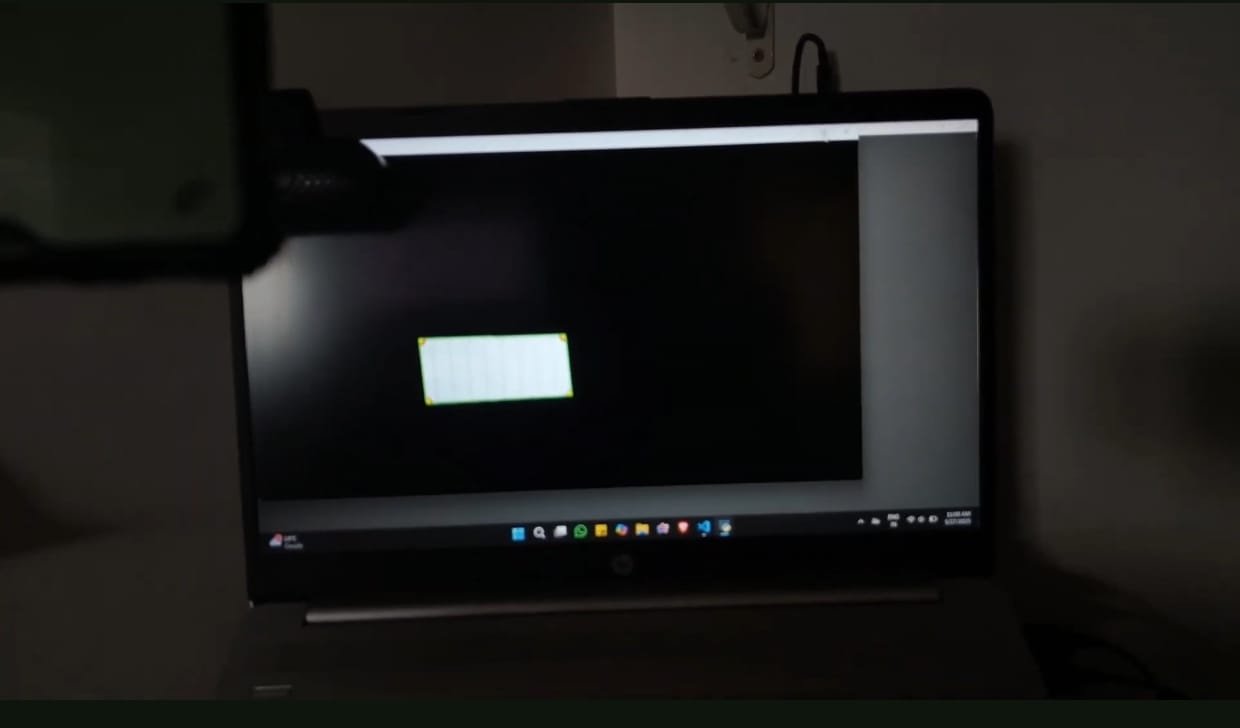
#> input picture ROI_image.jpg, 1240 x 728 px, given in place of the camera
$ python ROI_of_4_dots.py
#> lines starting #> are read from the running program, lines starting #| are printed output that depends on the picture; after the words box and inside, x2 and y2 are one past the last pixel; in counts of white or black regions, pixels touching at a corner belong together
#> further down, frame is the input picture: shape (728, 1240, 3); mean B, G, R 27.3, 29, 29.3
import cv2
import numpy as np


cap = cv2.VideoCapture(0)
if not cap.isOpened():
    print("Camera 1 not available. Switching to Camera 0.")
    cap = cv2.VideoCapture(0)

cap.set(cv2.CAP_PROP_FRAME_WIDTH, 1280)
cap.set(cv2.CAP_PROP_FRAME_HEIGHT, 720)

def detect_red_dots(frame):
    hsv = cv2.cvtColor(frame, cv2.COLOR_BGR2HSV)
#> hsv: shape (728, 1240, 3); mean H, S, V 47.5, 66.6, 31.5

    # Define red color ranges
    lower_red1 = np.array([0, 120, 70])
    upper_red1 = np.array([10, 255, 255])
    lower_red2 = np.array([170, 120, 70])
    upper_red2 = np.array([180, 255, 255])

    # Combine two red masks
    mask1 = cv2.inRange(hsv, lower_red1, upper_red1)
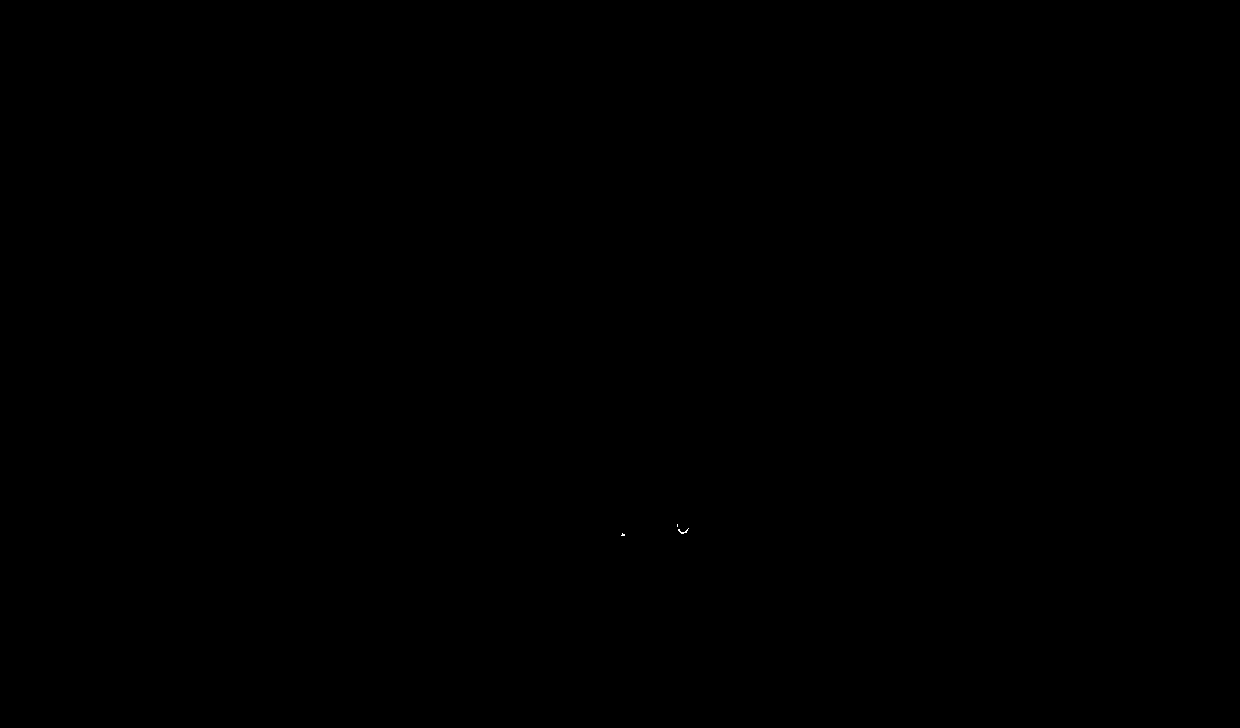
#> mask1: shape (728, 1240); 0% white in thin lines or dots, all inside (x1, y1, x2, y2) = (621, 524, 689, 536)
    mask2 = cv2.inRange(hsv, lower_red2, upper_red2)
#> mask2: shape (728, 1240); 0% white in thin lines or dots, all inside (x1, y1, x2, y2) = (679, 520, 690, 528)
    mask = mask1 | mask2
#> mask: shape (728, 1240); 0.01% white in thin lines or dots, all inside (x1, y1, x2, y2) = (621, 520, 690, 536)

    # Remove noise
    mask = cv2.morphologyEx(mask, cv2.MORPH_OPEN, np.ones((5, 5), np.uint8), iterations=2)
#> mask: shape (728, 1240); every value is 0

    # Find contours
    contours, _ = cv2.findContours(mask, cv2.RETR_EXTERNAL, cv2.CHAIN_APPROX_SIMPLE)
#> contours = []
    points = []

    for cnt in contours:
        area = cv2.contourArea(cnt)
        if area > 100:  # Only significant blobs
            M = cv2.moments(cnt)
            if M["m00"] != 0:
                cx = int(M["m10"] / M["m00"])
                cy = int(M["m01"] / M["m00"])
                points.append((cx, cy))
#> this loop made 0 passes
#> after the loop, points = []

    return points, mask

def order_points(pts):
    pts = np.array(pts, dtype="float32")
    if len(pts) != 4:
        return None

    s = pts.sum(axis=1)
    diff = np.diff(pts, axis=1)

    ordered = np.zeros((4, 2), dtype="float32")
    ordered[0] = pts[np.argmin(s)]      # Top-left
    ordered[2] = pts[np.argmax(s)]      # Bottom-right
    ordered[1] = pts[np.argmin(diff)]   # Top-right
    ordered[3] = pts[np.argmax(diff)]   # Bottom-left

    return ordered

while True:
    ret, frame = cap.read()
    if not ret:
        print("Failed to grab frame")
        break

    points, red_mask = detect_red_dots(frame)
#> points = []

    # Draw detected red dots
    for (x, y) in points:
        cv2.circle(frame, (x, y), 10, (0, 255, 255), -1)

    # If exactly 4 red dots are detected
    if len(points) == 4:
        corners = order_points(points)
        if corners is not None:
            corners_int = corners.astype(int)
            cv2.polylines(frame, [corners_int], isClosed=True, color=(0, 255, 0), thickness=2)

            # Create and apply polygon mask
            mask = np.zeros(frame.shape[:2], dtype=np.uint8)
            cv2.fillPoly(mask, [corners_int], 255)
            roi = cv2.bitwise_and(frame, frame, mask=mask)

            cv2.imshow("Extracted ROI", roi)

    # Show result frames
    cv2.imshow("Red Dot Detection", frame)
    cv2.imshow("Red Mask", red_mask)

    # Exit on 'q' press
    if cv2.waitKey(1) & 0xFF == ord('q'):
#> (key q is pressed here)
        break

# Clean up
cap.release()
cv2.destroyAllWindows()
